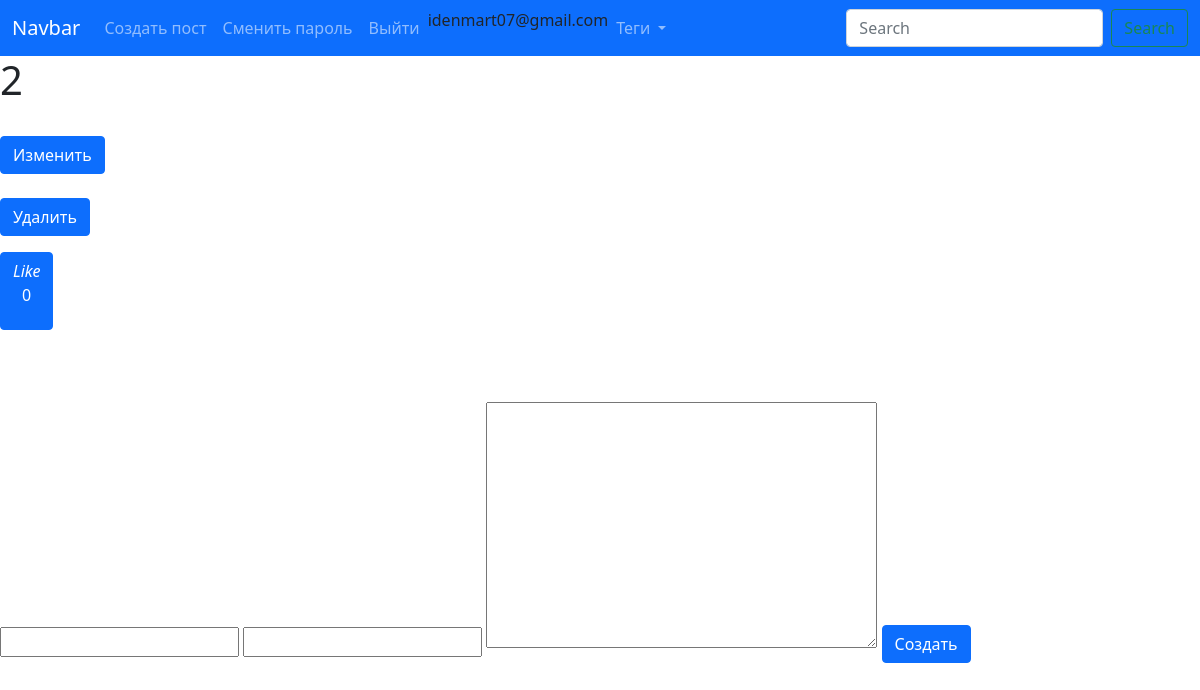
Page /posts/1/ (signed in) on the committed database.
### authe/models.py (models this page shows, shortened)
class Author(AbstractUser):
    username = None
    first_name = models.CharField(max_length=200, blank=True, null=True, verbose_name='Имя')
    last_name = models.CharField(max_length=200, blank=True, null=True, verbose_name='Фамилия')
    email = models.EmailField(unique=True, verbose_name='Почта')
    password = models.CharField(blank=True, null=True, max_length=500, verbose_name='Пароль')
    created_at = models.DateTimeField(auto_now_add=True,null=True,blank=True)
    verified = models.BooleanField(default=False)
    objects = MainUserManager()
    USERNAME_FIELD = 'email'
    REQUIRED_FIELDS = []
    @property
    def is_authenticated(self):
        return True

### blog/models.py (models this page shows, shortened)
class Post(models.Model):
    image = models.ImageField(upload_to='images')
    name = models.CharField(max_length=100)
    article = QuillField()
    liked = models.IntegerField(default=0)
    views = models.IntegerField(default=0)
    tags = models.ManyToManyField(Tag,related_name= 'post', verbose_name = 'Теги')
    author = models.ForeignKey(User,related_name='posts', on_delete=models.CASCADE)

### blog/views.py (the view, shortened to what this page needs)
# urls.py: path('posts/<int:pk>/', post_detail, name = "post_detail" ),
def post_detail(request, pk):
    post = Post.objects.get(pk=pk)
    form = CommentForm(request.POST or None)
    post.views +=1
    post.save ()
    tags = Tag.objects.all()
    return render(request, 'post_detail.html', context = {'post': post, "tags":tags , 'form':form })

### blog/forms.py
class CommentForm(forms.ModelForm):
    class Meta:
        model = Comment
        fields = ('name', 'email', 'text', 'post')

### blog/templates/post_detail.html (shortened to what this page needs)
{% extends 'base.html' %}
    {% block content %}
        <h1>{{post.views}}</h1>
        <br>
        <a class='btn btn-primary' href = "{% url 'blog:post_edit' pk=post.pk %}">Изменить</a>
        <br>
        <br>
        <a class='btn btn-primary' href = "{% url 'blog:post_delete' pk=post.pk %}">Удалить</a>
        <br>
        <button class="btn btn-block btn-primary" id = 'like' ><i class="fa fa-thumbs-up">Like</i> <p id='like_count'>{{post.liked}}</p></button>
        <br>
        <br>
        <br>
        <br>
        <form action = "{% url 'blog:post_detail' pk=post.pk %}" , method='POST'>
            {{form.name}}
            {{form.email}}
            {{form.text}}
            <button class = 'btn btn-primary'>
                Создать
            </button>
        </form>
    {% endblock %}

### blog/templates/base.html (shortened to what this page needs)
{% load static %}
<!doctype html>
<html lang="en">
  <head>
    <link href="https://cdn.jsdelivr.net/npm/bootstrap@5.1.0/dist/css/bootstrap.min.css" rel="stylesheet">
  </head>
  <body>
        <nav class="navbar navbar-expand-lg navbar-dark bg-primary">
        <div class="container-fluid">
            <a class="navbar-brand" href="#">Navbar</a>
            <div class="collapse navbar-collapse" id="navbarSupportedContent">
            <ul class="navbar-nav me-auto mb-2 mb-lg-0">
                {% if not user.is_authenticated %}
                    <li class="nav-item">
                    <a class="nav-link active" aria-current="page" href="{% url 'blog:post_list' %}">Home</a>
                    </li>
                    <li class="nav-item">
                    <a class="nav-link" href="{% url 'authe:reset' %}">Сбросить пароль</a>
                    </li>
                    <li class="nav-item">
                    <a class="nav-link" href="{% url 'authe:registration' %}">Регистрация</a>
                    </li>
                    <li class="nav-item">
                    <a class="nav-link" href="{% url 'authe:login' %}">Login</a>
                    </li>
                {% elif user.is_authenticated%}
                    <li class="nav-item">
                    <a class="nav-link" href="{% url 'blog:post_create' %}">Создать пост</a>
                    </li>
                    <li class="nav-item">
                    <a class="nav-link" href="{% url 'authe:edit_password' %}">Сменить пароль</a>
                    </li>
                    <li class="nav-item">
                    <a class="nav-link" href="{% url 'authe:logout' %}">Выйти</a>
                    </li>
                    <li>{{user.email}}</li>
                {% endif %}
                <li class="nav-item dropdown">
                <a class="nav-link dropdown-toggle" href="#" id="navbarDropdown" role="button" data-bs-toggle="dropdown" aria-expanded="false">
                    Теги
                </a>
                </li>
            </ul>
            <form class="d-flex">
                <input class="form-control me-2" type="search" placeholder="Search" aria-label="Search">
                <button class="btn btn-outline-success" type="submit">Search</button>
            </form>
            </div>
        </div>
        </nav>
        {% block  content %}
        {% endblock%}
    </body>
</html>

### rows in the picture
Author: email "idenmart07@gmail.com"
Post: views "2", liked "0"
